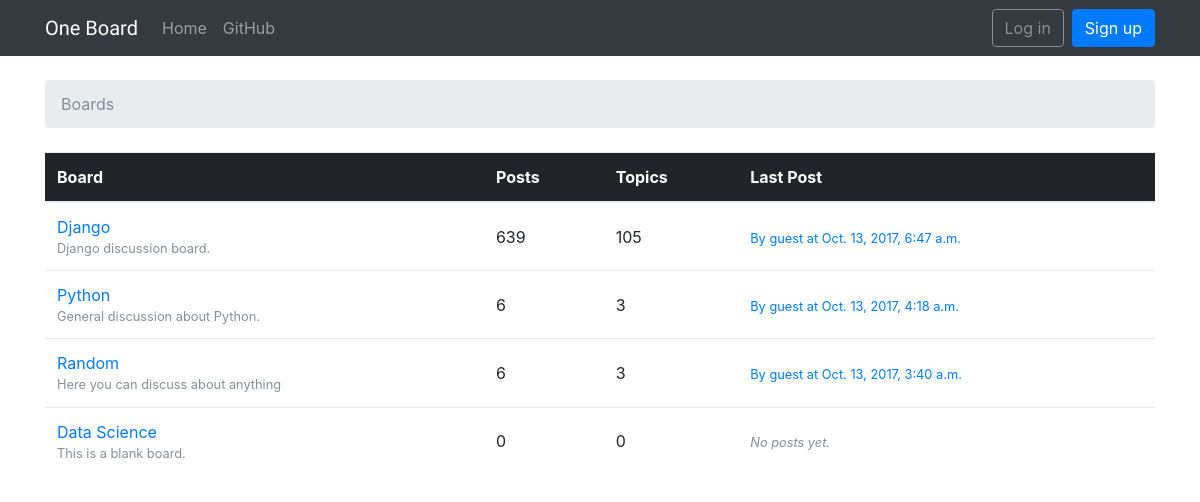
The page / on the database its author committed.
### boards/models.py (models this page shows, shortened)
class Board(models.Model):
    name = models.CharField(max_length=30, unique=True)
    description = models.CharField(max_length=100)
    def get_posts_count(self):
        return Post.objects.filter(topic__board=self).count()
    def get_last_post(self):
        return Post.objects.filter(topic__board=self).order_by('-created_at').first()

class Post(models.Model):
    message = models.TextField(max_length=4000)
    topic = models.ForeignKey(Topic, related_name='posts')
    created_at = models.DateTimeField(auto_now_add=True)
    updated_at = models.DateTimeField(null=True)
    created_by = models.ForeignKey(User, related_name='posts')
    updated_by = models.ForeignKey(User, null=True, related_name='+')

### boards/views.py (the view)
# urls.py: url(r'^$', views.BoardListView.as_view(), name='home'),
class BoardListView(ListView):
    model = Board
    context_object_name = 'boards'
    template_name = 'home.html'

### templates/home.html
{% extends 'base.html' %}
{% block breadcrumb %}
  <li class="breadcrumb-item active">Boards</li>
{% endblock %}
{% block content %}
  <table class="table">
    <thead class="thead-inverse">
      <tr>
        <th>Board</th>
        <th>Posts</th>
        <th>Topics</th>
        <th>Last Post</th>
      </tr>
    </thead>
    <tbody>
      {% for board in boards %}
        <tr>
          <td>
            <a href="{% url 'board_topics' board.pk %}">{{ board.name }}</a>
            <small class="text-muted d-block">{{ board.description }}</small>
          </td>
          <td class="align-middle">
            {{ board.get_posts_count }}
          </td>
          <td class="align-middle">
            {{ board.topics.count }}
          </td>
          <td class="align-middle">
            {% with post=board.get_last_post %}
              {% if post %}
                <small>
                  <a href="{% url 'topic_posts' board.pk post.topic.pk %}">
                    By {{ post.created_by.username }} at {{ post.created_at }}
                  </a>
                </small>
              {% else %}
                <small class="text-muted">
                  <em>No posts yet.</em>
                </small>
              {% endif %}
            {% endwith %}
          </td>
        </tr>
      {% endfor %}
    </tbody>
  </table>
{% endblock %}

### rows shown on the page
Board: name "Django", description "Django discussion board.", get_posts_count "639", topics.count "105", get_last_post.created_by.username "guest", get_last_post.created_at "Oct. 13, 2017, 6:47 a.m."
Board: name "Python", description "General discussion about Python.", get_posts_count "6", topics.count "3", get_last_post.created_by.username "guest", get_last_post.created_at "Oct. 13, 2017, 4:18 a.m."
Board: name "Random", description "Here you can discuss about anything", get_posts_count "6", topics.count "3", get_last_post.created_by.username "guest", get_last_post.created_at "Oct. 13, 2017, 3:40 a.m."
Board: name "Data Science", description "This is a blank board.", get_posts_count "0", topics.count "0", shows "No posts yet."
